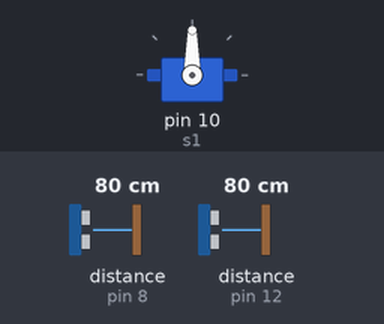
Recording of a sketch running on a simulated Arduino Uno, built with avr-gcc and run on an emulated ATmega328P. Shown: servo. Wiring (inferred from the names in the program): 2 × ultrasonic range finder: trigger pin 7, echo pin 8 / trigger pin 11, echo pin 12. The inputs (shaded band) are chosen by the test bench; at power-on: distance to the obstacle (sensors on pin 12, pin 8) 80 cm. The echo pulse lasts 58.3 µs per cm; what the sketch prints to the serial monitor is not drawn.

Above: at 1.2 s.
1.3 s: distance to the obstacle (sensor on pin 12) set to 11 cm
2.8 s: distance to the obstacle (sensor on pin 12) set to 8 cm
At 2.98 s:
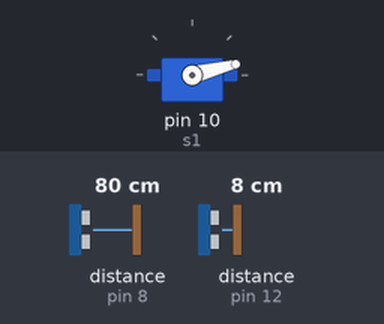
At 3.58 s:
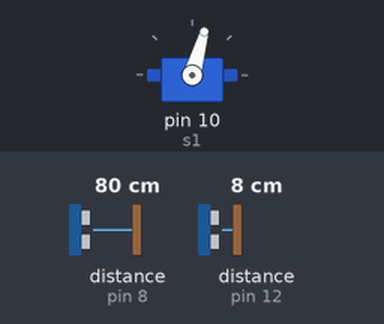
Timing chart, 0 to 5.8 s (numbered marks = the images above; inputs shaded):
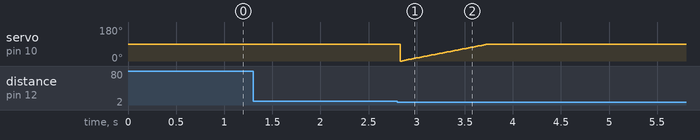

The sketch:

UNO_CODE_SERIAL.ino
```cpp
#include <Servo.h>

Servo s1;
const int trigPin = 7;
const int echoPin = 8;
const int doorTrigPin = 11;
const int doorEchoPin = 12;
const int MAX_CAPACITY_CM = 22;
const int DOOR_DISTANCE_THRESHOLD = 10; // Adjust this threshold as needed
const int SERVO_OPEN_ANGLE = 90; // Angle to open the door
const int SERVO_CLOSE_ANGLE = 0; // Angle to close the door
const int SERVO_STEP_DELAY = 10; // Delay between each step in servo rotation
const int SERVO_STEP_ANGLE = 1; // Angle change in each step

bool doorOpen = false; // Flag to track the state of the door

void setup() {
  Serial.begin(9600);
  pinMode(trigPin, OUTPUT);
  pinMode(echoPin, INPUT);
  pinMode(doorTrigPin, OUTPUT);
  pinMode(doorEchoPin, INPUT);
  s1.attach(10);
}

void loop() {
  long duration, cm;
  long doorDuration, doorCM;

  // Measure distance using the main ultrasonic sensor
  digitalWrite(trigPin, LOW);
  delayMicroseconds(2);
  digitalWrite(trigPin, HIGH);
  delayMicroseconds(10);
  digitalWrite(trigPin, LOW);
  duration = pulseIn(echoPin, HIGH);
  cm = microsecondsToCentimeters(duration);
  cm = max(0L, min(cm, MAX_CAPACITY_CM));

  // Calculate the percentage of garbage
  float garbagePercentage = (1.0 - float(cm) / MAX_CAPACITY_CM) * 100;
  garbagePercentage = max(0.0f, min(garbagePercentage, 100.0f));

  Serial.println(garbagePercentage);

  // Check distance using the door ultrasonic sensor
  digitalWrite(doorTrigPin, LOW);
  delayMicroseconds(2);
  digitalWrite(doorTrigPin, HIGH);
  delayMicroseconds(10);
  digitalWrite(doorTrigPin, LOW);
  doorDuration = pulseIn(doorEchoPin, HIGH);
  doorCM = microsecondsToCentimeters(doorDuration);

  // If something is detected by the door ultrasonic sensor and the door is not already open, open the door
  if (doorCM < DOOR_DISTANCE_THRESHOLD && !doorOpen) {
    for (int angle = SERVO_CLOSE_ANGLE; angle <= SERVO_OPEN_ANGLE; angle += SERVO_STEP_ANGLE) {
      s1.write(angle);
      delay(SERVO_STEP_DELAY);
    }
    doorOpen = true; // Set the door state flag to open
    delay(10000);
  }
  // If nothing is detected and the door is open, close the door
  else if (doorCM >= DOOR_DISTANCE_THRESHOLD && doorOpen) {
    s1.write(SERVO_CLOSE_ANGLE);
    doorOpen = false; // Set the door state flag to closed
  }

  delay(100);
}

long microsecondsToCentimeters(long microseconds) {
  return microseconds / 29 / 2;
}
```

Measured:
- the behaviour switches between 10 and 9 cm on distance to the obstacle (sensor on pin 12) (found by bisection; images 0 and 1)
- after the input at 1.3 s, every drawn part: stays the same
